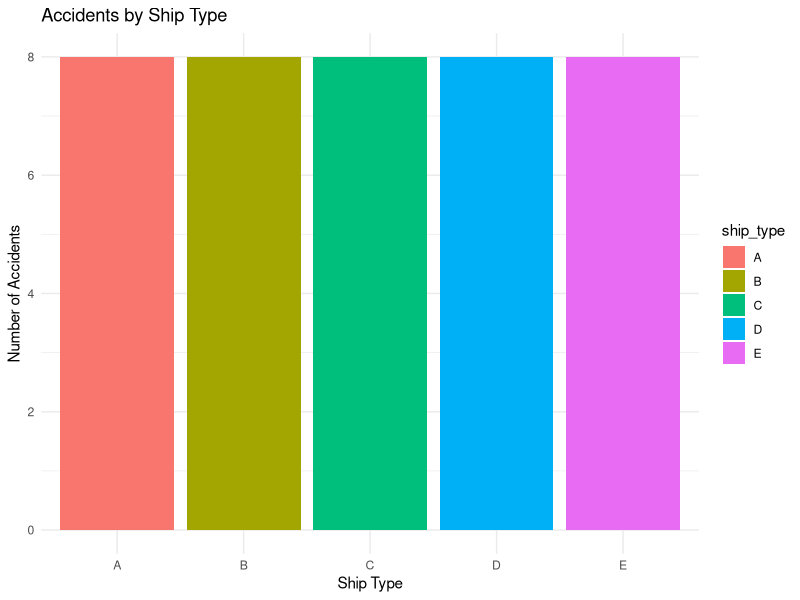

Write R code to recreate this figure.
library(MASS)
library(ggplot2)


accidents_by_type <- table(ships$type)


accidents_df <- data.frame(ship_type = names(accidents_by_type),
                           accidents = as.numeric(accidents_by_type))


ggplot(accidents_df, aes(x = ship_type, y = accidents, fill = ship_type)) +
  geom_bar(stat = "identity") +
  labs(x = "Ship Type", y = "Number of Accidents", title = "Accidents by Ship Type") +
  theme_minimal()

